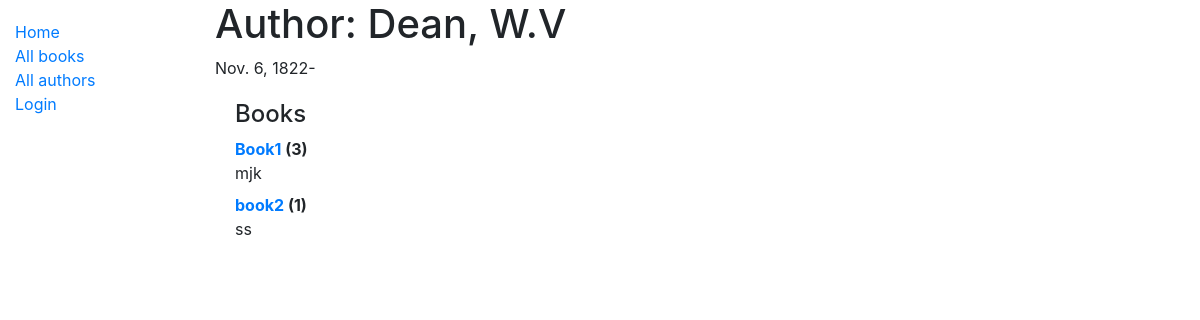
Before: /catalog/author/1 with the older database file.
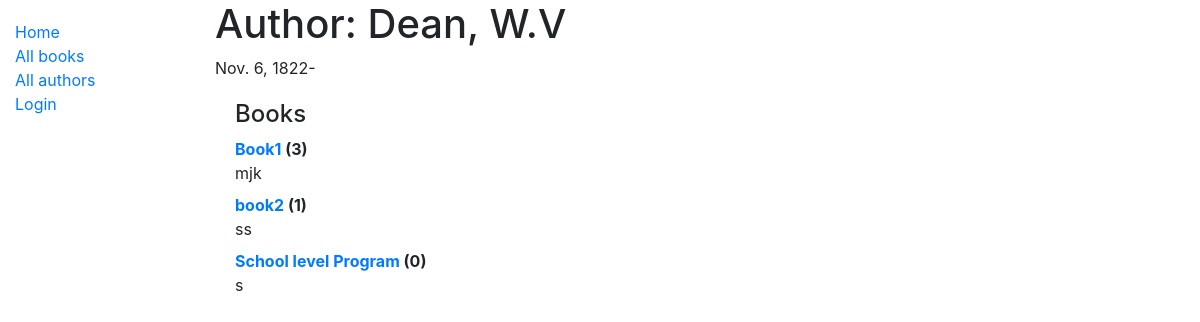
After: the same page with the newer database file.
### catalog/models.py (models this page shows, shortened)
class Author(models.Model):
    first_name = models.CharField(max_length=100)
    last_name = models.CharField(max_length=100)
    date_of_birth = models.DateField(null=True, blank=True)
    date_of_death = models.DateField('died', null=True, blank=True)
    class Meta:
        ordering = ['last_name', 'first_name']
    def __str__(self):
        return f'{self.last_name}, {self.first_name}'

class Book(models.Model):
    title = models.CharField(max_length=200)
    author = models.ForeignKey('Author', on_delete=models.SET_NULL, null=True)
    summary = models.TextField(max_length=1000, help_text='Enter a brief description of the book')
    isbn = models.CharField('ISBN', max_length=13, unique=True,
                            help_text='13 Character <a href="https://www.isbn-international.org/content/what-isbn">ISBN number</a>')
    genre = models.ManyToManyField(Genre, help_text='Select a genre for this book')
    language = models.ForeignKey('Language', on_delete=models.SET_NULL, null=True)
    def get_absolute_url(self):
        return reverse('book-detail', args=[str(self.id)])
    def display_genre(self):
        """Create a string for the Genre. This is required to display genre in Admin."""
        return ', '.join(genre.name for genre in self.genre.all()[:3])
    display_genre.short_description = 'Genre'

### catalog/views.py (the view)
# urls.py: path('author/<int:pk>', views.AuthorDetailView.as_view(), name='author-detail'),
class AuthorDetailView(generic.DetailView):
    model = Author
    template_name = 'author_detail.html'

### catalog/templates/author_detail.html
{% extends "base_generic.html" %}
{% block content %}
  <h1>Author: {{ author }}</h1>
  <p>{% if author.date_of_birth %}{{ author.date_of_birth }}{% endif %}-{% if author.date_of_death %}{{ author.date_of_death }}{% endif %}</p>
  <div style="margin-left:20px;margin-top:20px">
    <h4>Books</h4>
    <dl>
    {% for book in author.book_set.all %}
      <dt><a href="{{ book.get_absolute_url }}">{{ book.title }}</a> ({{book.bookinstance_set.all.count}})      </dt>
      <dd>{{ book.summary }}</dd>
    {% endfor %}
    </dl>
  </div>
{% endblock %}

### catalog/templates/base_generic.html (shortened to what this page needs)
<!DOCTYPE html>
<html lang="en">
<head>
    <link rel="stylesheet" href="https://cdn.jsdelivr.net/npm/bootstrap@4.5.3/dist/css/bootstrap.min.css"
>
    {% load static %}
    <link rel="stylesheet" href="{% static 'css/styles.css' %}">
</head>
<body>
<div class="container-fluid">
    <div class="row">
        <div class="col-sm-2">
            {% block sidebar %}
                <ul class="sidebar-nav">
                    <li><a href="{% url 'index' %}">Home</a></li>
                    <li><a href="{% url 'books' %}">All books</a></li>
                    <li><a href="{% url 'authors' %}">All authors</a></li>
                    {% if user.is_authenticated %}
                        <li>User: {{ user.get_username }}</li>
                        <li><a href="{% url 'my-borrowed' %}">My Borrowed</a></li>
                        <li><a href="{% url 'logout' %}?next={{ request.path }}">Logout</a></li>
                    {% else %}
                        <li><a href="{% url 'login' %}?next={{ request.path }}">Login</a></li>
                    {% endif %}
                </ul>
            {% endblock %}
        </div>
        <div class="col-sm-10 ">{% block content %}{% endblock %}</div>
    </div>
</div>
</body>
</html>

### catalog/static/css/styles.css (style rules this page uses)
.sidebar-nav { margin-top: 20px; padding: 0; list-style: none; }

Changed rows visible on the page:
added Book: title "School level Program", bookinstance_set.all.count "0", summary "s"
